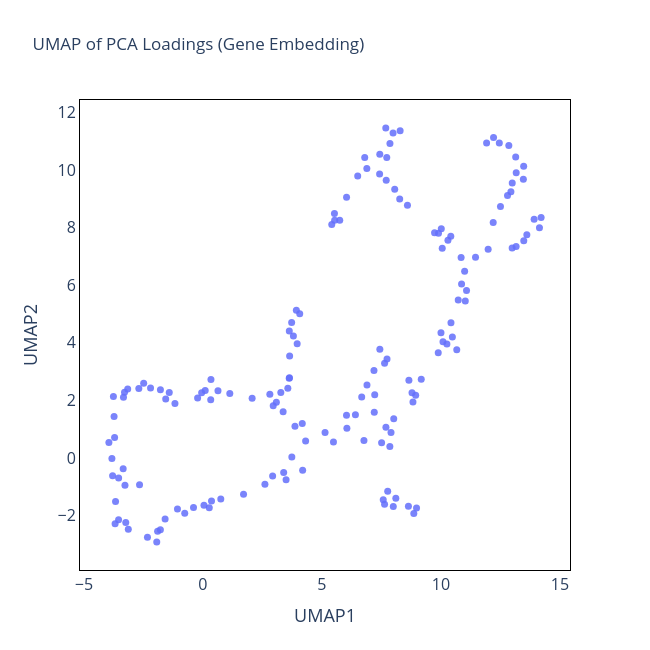

Notebook code for this chart:
### Code cell
report = Spatial_DEG(n_components=3, standardize=True).fit(
    feature_matrix,
    feature_names=common_genes
)

# 1) conduct UMAP
umap_df = report.fit_umap_on_loadings(
    n_neighbors=5,
    min_dist=0.5,
    random_state=42,
)

# 2) show 2D maps
report.plot_umap_loadings_interactive(umap_df)

### Figure 1 — Plotly figure (JSON) as saved in the notebook; plotly's stock layout.template omitted (floating-point values rounded to 4 significant figures; data arrays with more than 128 entries replaced by an {"elided": "..."} marker saying what was removed)
{"data": [{"hovertemplate": "<b>%{hovertext}</b><br><br>UMAP1=%{x}<br>UMAP2=%{y}<extra></extra>", "hovertext": {"elided": "162 str values"}, "legendgroup": "", "marker": {"color": "#636efa", "opacity": 0.85, "size": 7, "symbol": "circle"}, "mode": "markers", "name": "", "orientation": "v", "showlegend": false, "type": "scatter", "x": {"elided": "162 float values"}, "xaxis": "x", "y": {"elided": "162 float values"}, "yaxis": "y"}], "layout": {"height": 650, "legend": {"tracegroupgap": 0}, "plot_bgcolor": "white", "title": {"text": "UMAP of PCA Loadings (Gene Embedding)"}, "width": 650, "xaxis": {"anchor": "y", "domain": [0, 1], "linecolor": "black", "linewidth": 1, "mirror": true, "showline": true, "tickfont": {"size": 16}, "title": {"font": {"size": 18}, "text": "UMAP1"}}, "yaxis": {"anchor": "x", "domain": [0, 1], "linecolor": "black", "linewidth": 1, "mirror": true, "showline": true, "tickfont": {"size": 16}, "title": {"font": {"size": 18}, "text": "UMAP2"}}}}
